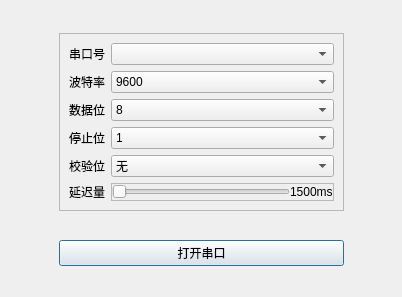
<?xml version="1.0" encoding="UTF-8"?>
<ui version="4.0">
 <class>SerialSetting</class>
 <widget class="QDialog" name="SerialSetting">
  <property name="geometry">
   <rect>
    <x>0</x>
    <y>0</y>
    <width>402</width>
    <height>297</height>
   </rect>
  </property>
  <property name="windowTitle">
   <string>设置</string>
  </property>
  <layout class="QGridLayout" name="gridLayout" rowstretch="0,0,0,0,0" columnstretch="1,6,1" columnminimumwidth="1,2,1">
   <property name="bottomMargin">
    <number>9</number>
   </property>
   <item row="0" column="1">
    <spacer name="verticalSpacer_2">
     <property name="orientation">
      <enum>Qt::Vertical</enum>
     </property>
     <property name="sizeHint" stdset="0">
      <size>
       <width>20</width>
       <height>40</height>
      </size>
     </property>
    </spacer>
   </item>
   <item row="1" column="0">
    <spacer name="horizontalSpacer">
     <property name="orientation">
      <enum>Qt::Horizontal</enum>
     </property>
     <property name="sizeHint" stdset="0">
      <size>
       <width>40</width>
       <height>20</height>
      </size>
     </property>
    </spacer>
   </item>
   <item row="1" column="1">
    <widget class="QFrame" name="frame">
     <property name="frameShape">
      <enum>QFrame::StyledPanel</enum>
     </property>
     <property name="frameShadow">
      <enum>QFrame::Raised</enum>
     </property>
     <layout class="QFormLayout" name="formLayout">
      <item row="0" column="0">
       <widget class="QLabel" name="label">
        <property name="text">
         <string>串口号</string>
        </property>
       </widget>
      </item>
      <item row="0" column="1">
       <widget class="QComboBox" name="comboBox_PortName"/>
      </item>
      <item row="1" column="0">
       <widget class="QLabel" name="label_2">
        <property name="text">
         <string>波特率</string>
        </property>
       </widget>
      </item>
      <item row="1" column="1">
       <widget class="QComboBox" name="comboBox_BautRate">
        <property name="currentIndex">
         <number>2</number>
        </property>
        <item>
         <property name="text">
          <string>2400</string>
         </property>
        </item>
        <item>
         <property name="text">
          <string>4800</string>
         </property>
        </item>
        <item>
         <property name="text">
          <string>9600</string>
         </property>
        </item>
        <item>
         <property name="text">
          <string>19200</string>
         </property>
        </item>
        <item>
         <property name="text">
          <string>38400</string>
         </property>
        </item>
        <item>
         <property name="text">
          <string>57600</string>
         </property>
        </item>
        <item>
         <property name="text">
          <string>115200</string>
         </property>
        </item>
       </widget>
      </item>
      <item row="2" column="0">
       <widget class="QLabel" name="label_5">
        <property name="text">
         <string>数据位</string>
        </property>
       </widget>
      </item>
      <item row="2" column="1">
       <widget class="QComboBox" name="comboBox_DataBits">
        <item>
         <property name="text">
          <string>8</string>
         </property>
        </item>
        <item>
         <property name="text">
          <string>7</string>
         </property>
        </item>
        <item>
         <property name="text">
          <string>6</string>
         </property>
        </item>
        <item>
         <property name="text">
          <string>5</string>
         </property>
        </item>
       </widget>
      </item>
      <item row="3" column="0">
       <widget class="QLabel" name="label_3">
        <property name="text">
         <string>停止位</string>
        </property>
       </widget>
      </item>
      <item row="3" column="1">
       <widget class="QComboBox" name="comboBox_StopBits">
        <item>
         <property name="text">
          <string>1</string>
         </property>
        </item>
        <item>
         <property name="text">
          <string>1.5</string>
         </property>
        </item>
        <item>
         <property name="text">
          <string>2</string>
         </property>
        </item>
       </widget>
      </item>
      <item row="4" column="0">
       <widget class="QLabel" name="label_4">
        <property name="text">
         <string>校验位</string>
        </property>
       </widget>
      </item>
      <item row="4" column="1">
       <widget class="QComboBox" name="comboBox_CrcBits">
        <item>
         <property name="text">
          <string>无</string>
         </property>
        </item>
        <item>
         <property name="text">
          <string>偶校验</string>
         </property>
        </item>
        <item>
         <property name="text">
          <string>奇校验</string>
         </property>
        </item>
        <item>
         <property name="text">
          <string>0校验</string>
         </property>
        </item>
        <item>
         <property name="text">
          <string>1校验</string>
         </property>
        </item>
       </widget>
      </item>
      <item row="5" column="0">
       <widget class="QLabel" name="label_6">
        <property name="text">
         <string>延迟量</string>
        </property>
       </widget>
      </item>
      <item row="5" column="1">
       <widget class="QFrame" name="frame_2">
        <property name="frameShape">
         <enum>QFrame::StyledPanel</enum>
        </property>
        <property name="frameShadow">
         <enum>QFrame::Raised</enum>
        </property>
        <layout class="QHBoxLayout" name="horizontalLayout">
         <property name="spacing">
          <number>0</number>
         </property>
         <property name="leftMargin">
          <number>0</number>
         </property>
         <property name="topMargin">
          <number>0</number>
         </property>
         <property name="rightMargin">
          <number>0</number>
         </property>
         <property name="bottomMargin">
          <number>0</number>
         </property>
         <item>
          <widget class="QSlider" name="horizontalSlider_CmdTime">
           <property name="minimum">
            <number>100</number>
           </property>
           <property name="maximum">
            <number>2000</number>
           </property>
           <property name="orientation">
            <enum>Qt::Horizontal</enum>
           </property>
          </widget>
         </item>
         <item>
          <widget class="QLabel" name="label_CmdTime">
           <property name="text">
            <string>1500ms</string>
           </property>
          </widget>
         </item>
        </layout>
       </widget>
      </item>
     </layout>
    </widget>
   </item>
   <item row="1" column="2">
    <spacer name="horizontalSpacer_2">
     <property name="orientation">
      <enum>Qt::Horizontal</enum>
     </property>
     <property name="sizeHint" stdset="0">
      <size>
       <width>40</width>
       <height>20</height>
      </size>
     </property>
    </spacer>
   </item>
   <item row="2" column="1">
    <spacer name="verticalSpacer_3">
     <property name="orientation">
      <enum>Qt::Vertical</enum>
     </property>
     <property name="sizeHint" stdset="0">
      <size>
       <width>20</width>
       <height>40</height>
      </size>
     </property>
    </spacer>
   </item>
   <item row="3" column="1">
    <widget class="QPushButton" name="pushButton_OpenSerial">
     <property name="text">
      <string>打开串口</string>
     </property>
    </widget>
   </item>
   <item row="4" column="1">
    <spacer name="verticalSpacer">
     <property name="orientation">
      <enum>Qt::Vertical</enum>
     </property>
     <property name="sizeHint" stdset="0">
      <size>
       <width>20</width>
       <height>40</height>
      </size>
     </property>
    </spacer>
   </item>
  </layout>
 </widget>
 <resources/>
 <connections/>
</ui>
